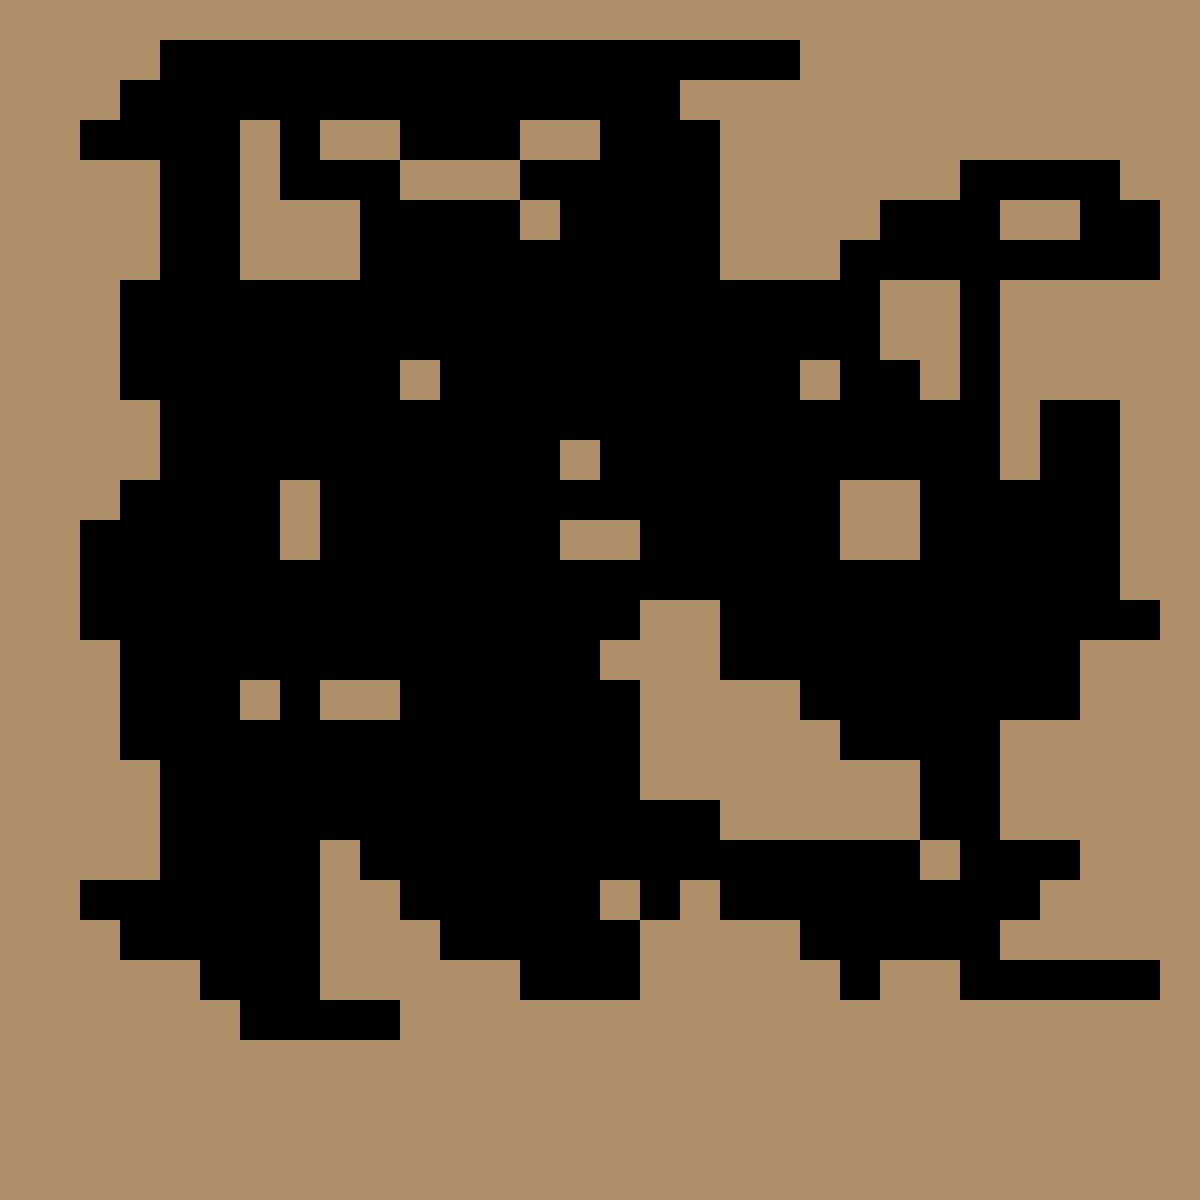

A level layout from a 2D game, rendered from its tile map. Below: a short description, then the map file with its tile-grid data intact:
An orthogonal 30x30 tile map with 40x40 px tiles, 1 tile layer (Pared).

<map version="1.8" tiledversion="1.8.2" orientation="orthogonal" renderorder="right-down" width="30" height="30" tilewidth="40" tileheight="40" infinite="0" nextlayerid="6" nextobjectid="1">
 <tileset firstgid="1" name="tileset_level" tilewidth="40" tileheight="40" spacing="1" tilecount="0" columns="4">
  <image source="tileset_level.png" width="164" height="82" />
 </tileset>
 <layer id="1" name="Pared" width="30" height="30">
  <data encoding="csv">
6,6,6,6,6,6,6,6,6,6,6,6,6,6,6,6,6,6,6,6,6,6,6,6,6,6,6,6,6,6,
6,6,6,6,0,0,0,0,0,0,0,0,0,0,0,0,0,0,0,0,6,6,6,6,6,6,6,6,6,6,
6,6,6,0,0,0,0,0,0,0,0,0,0,0,0,0,0,6,6,6,6,6,6,6,6,6,6,6,6,6,
6,6,0,0,0,0,6,0,6,6,0,0,0,6,6,0,0,0,6,6,6,6,6,6,6,6,6,6,6,6,
6,6,6,6,0,0,6,0,0,0,6,6,6,0,0,0,0,0,6,6,6,6,6,6,0,0,0,0,6,6,
6,6,6,6,0,0,6,6,6,0,0,0,0,6,0,0,0,0,6,6,6,6,0,0,0,6,6,0,0,6,
6,6,6,6,0,0,6,6,6,0,0,0,0,0,0,0,0,0,6,6,6,0,0,0,0,0,0,0,0,6,
6,6,6,0,0,0,0,0,0,0,0,0,0,0,0,0,0,0,0,0,0,0,6,6,0,6,6,6,6,6,
6,6,6,0,0,0,0,0,0,0,0,0,0,0,0,0,0,0,0,0,0,0,6,6,0,6,6,6,6,6,
6,6,6,0,0,0,0,0,0,0,6,0,0,0,0,0,0,0,0,0,6,0,0,6,0,6,6,6,6,6,
6,6,6,6,0,0,0,0,0,0,0,0,0,0,0,0,0,0,0,0,0,0,0,0,0,6,0,0,6,6,
6,6,6,6,0,0,0,0,0,0,0,0,0,0,6,0,0,0,0,0,0,0,0,0,0,6,0,0,6,6,
6,6,6,0,0,0,0,6,0,0,0,0,0,0,0,0,0,0,0,0,0,6,6,0,0,0,0,0,6,6,
6,6,0,0,0,0,0,6,0,0,0,0,0,0,6,6,0,0,0,0,0,6,6,0,0,0,0,0,6,6,
6,6,0,0,0,0,0,0,0,0,0,0,0,0,0,0,0,0,0,0,0,0,0,0,0,0,0,0,6,6,
6,6,0,0,0,0,0,0,0,0,0,0,0,0,0,0,6,6,0,0,0,0,0,0,0,0,0,0,0,6,
6,6,6,0,0,0,0,0,0,0,0,0,0,0,0,6,6,6,0,0,0,0,0,0,0,0,0,6,6,6,
6,6,6,0,0,0,6,0,6,6,0,0,0,0,0,0,6,6,6,6,0,0,0,0,0,0,0,6,6,6,
6,6,6,0,0,0,0,0,0,0,0,0,0,0,0,0,6,6,6,6,6,0,0,0,0,6,6,6,6,6,
6,6,6,6,0,0,0,0,0,0,0,0,0,0,0,0,6,6,6,6,6,6,6,0,0,6,6,6,6,6,
6,6,6,6,0,0,0,0,0,0,0,0,0,0,0,0,0,0,6,6,6,6,6,0,0,6,6,6,6,6,
6,6,6,6,0,0,0,0,6,0,0,0,0,0,0,0,0,0,0,0,0,0,0,6,0,0,0,6,6,6,
6,6,0,0,0,0,0,0,6,6,0,0,0,0,0,6,0,6,0,0,0,0,0,0,0,0,6,6,6,6,
6,6,6,0,0,0,0,0,6,6,6,0,0,0,0,0,6,6,6,6,0,0,0,0,0,6,6,6,6,6,
6,6,6,6,6,0,0,0,6,6,6,6,6,0,0,0,6,6,6,6,6,0,6,6,0,0,0,0,0,6,
6,6,6,6,6,6,0,0,0,0,6,6,6,6,6,6,6,6,6,6,6,6,6,6,6,6,6,6,6,6,
6,6,6,6,6,6,6,6,6,6,6,6,6,6,6,6,6,6,6,6,6,6,6,6,6,6,6,6,6,6,
6,6,6,6,6,6,6,6,6,6,6,6,6,6,6,6,6,6,6,6,6,6,6,6,6,6,6,6,6,6,
6,6,6,6,6,6,6,6,6,6,6,6,6,6,6,6,6,6,6,6,6,6,6,6,6,6,6,6,6,6,
6,6,6,6,6,6,6,6,6,6,6,6,6,6,6,6,6,6,6,6,6,6,6,6,6,6,6,6,6,6
</data>
 </layer>
</map>